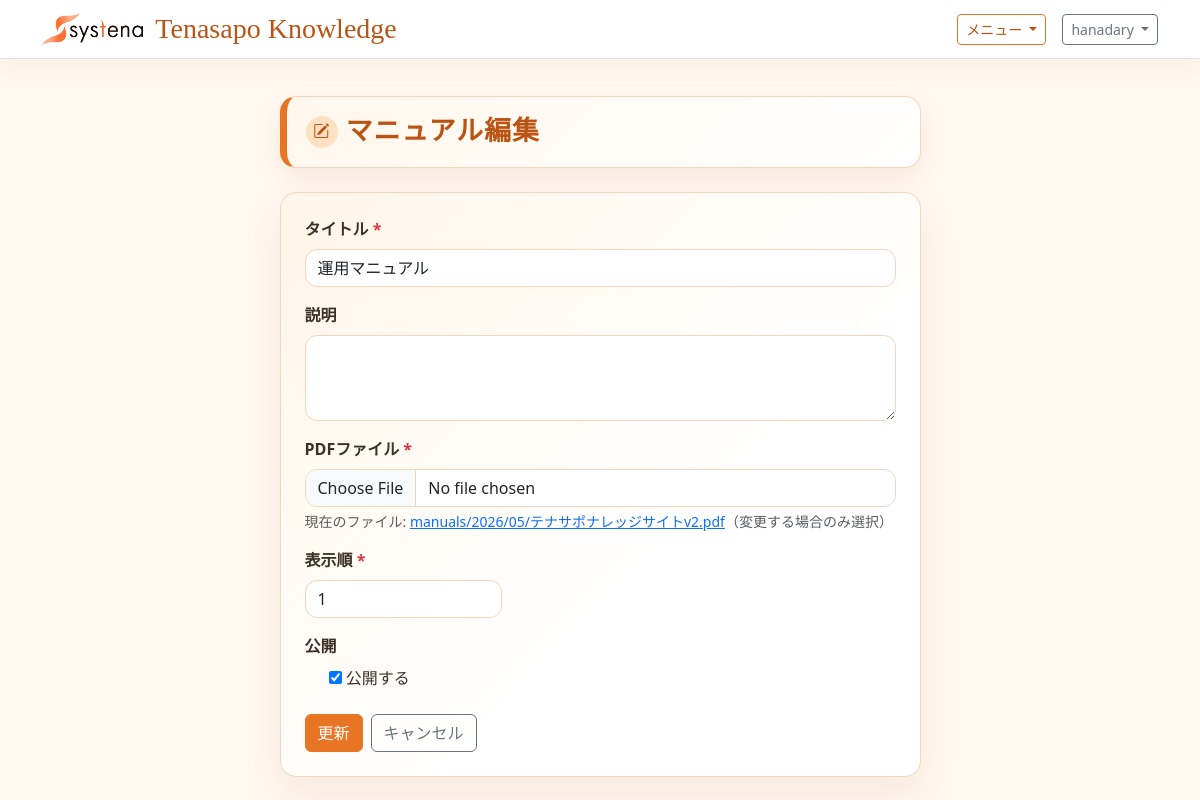
The app's page /manuals/1/edit/ (signed in) with its own data.
### tenasapo_knowledge/models.py (models this page shows, shortened)
class Manual(models.Model):
    title = models.CharField('タイトル', max_length=200)
    description = models.TextField('説明', blank=True)
    pdf_file = models.FileField('PDFファイル', upload_to='manuals/%Y/%m/')
    is_published = models.BooleanField('公開', default=True)
    order = models.PositiveIntegerField('表示順', default=0)
    created_by = models.ForeignKey(
        settings.AUTH_USER_MODEL,
        on_delete=models.SET_NULL,
        null=True,
        blank=True,
        related_name='created_manuals',
        verbose_name='作成者',
    )
    created_at = models.DateTimeField('作成日時', auto_now_add=True)
    updated_at = models.DateTimeField('更新日時', auto_now=True)
    class Meta:
        verbose_name = 'マニュアル'
        verbose_name_plural = 'マニュアル'
        ordering = ['order', '-created_at']

### tenasapo_knowledge/views.py (the view, shortened to what this page needs)
# urls.py: path('manuals/<int:pk>/edit/', tk_views.ManualUpdateView.as_view(), name='manual_edit_root'),
class ManualUpdateView(StaffRequiredMixin, FormView):
    template_name = 'tenasapo_knowledge/manual_form.html'
    form_class = ManualForm
    success_url = reverse_lazy('manual_list')
    def dispatch(self, request, *args, **kwargs):
        self.manual = get_object_or_404(Manual, pk=kwargs['pk'])
        return super().dispatch(request, *args, **kwargs)
    def get_form_kwargs(self):
        kwargs = super().get_form_kwargs()
        kwargs['instance'] = self.manual
        return kwargs
    def get_context_data(self, **kwargs):
        context = super().get_context_data(**kwargs)
        context['form_title'] = 'マニュアル編集'
        context['submit_label'] = '更新'
        context['manual'] = self.manual
        return context

### tenasapo_knowledge/forms.py (shortened to what this page needs)
class ManualForm(forms.ModelForm):
    class Meta:
        model = Manual
        fields = ('title', 'description', 'pdf_file', 'order', 'is_published')
        labels = {
            'title': 'タイトル',
            'description': '説明',
            'pdf_file': 'PDFファイル',
            'order': '表示順',
            'is_published': '公開',
        }
        widgets = {
            'description': forms.Textarea(attrs={'rows': 3}),
        }

### tenasapo_knowledge/views.py (called while the page is built)
    def test_func(self):
        user = self.request.user
        return user.is_authenticated and (user.is_staff or user.is_superuser)

### tenasapo_knowledge/templates/tenasapo_knowledge/manual_form.html (shortened to what this page needs)
{% extends "base.html" %}
{% block content %}
<div class="row justify-content-center">
    <div class="col-lg-7">
        <div class="page-title-panel mb-4">
            <h1 class="page-title-main d-flex align-items-center gap-2">
                <span class="page-title-icon"><i class="bi bi-pencil-square"></i></span>{{ form_title }}
            </h1>
        </div>
        <div class="home-panel p-4">
            <form method="post" enctype="multipart/form-data" novalidate>
                {% for field in form %}
                <div class="mb-3">
                    <label for="{{ field.id_for_label }}" class="form-label fw-semibold">
                        {{ field.label }}
                        {% if field.field.required %}<span class="text-danger">*</span>{% endif %}
                    </label>
                    {% if field.name == 'is_published' %}
                        <div class="form-check">
                            {{ field }}
                            <label class="form-check-label" for="{{ field.id_for_label }}">公開する</label>
                        </div>
                    {% elif field.name == 'pdf_file' %}
                        <input type="file" name="{{ field.html_name }}" id="{{ field.id_for_label }}"
                               accept=".pdf" class="form-control {% if field.errors %}is-invalid{% endif %}">
                        {% if manual and manual.pdf_file %}
                            <div class="form-text">現在のファイル: <a href="{{ manual.pdf_file.url }}" target="_blank">{{ manual.pdf_file.name }}</a>（変更する場合のみ選択）</div>
                        {% endif %}
                    {% else %}
                        <div class="{% if field.name == 'order' %}col-md-4{% endif %}">
                            {{ field }}
                        </div>
                    {% endif %}
                </div>
                {% endfor %}
                <div class="d-flex gap-2 mt-4">
                    <button type="submit" class="btn btn-primary">{{ submit_label }}</button>
                    <a href="{% url 'manual_list' %}" class="btn btn-outline-secondary">キャンセル</a>
                </div>
            </form>
        </div>
    </div>
</div>
{% endblock %}

### templates/base.html (shortened to what this page needs)
{% load static %}
<!doctype html>
<html lang="ja">
<head>
    <link href="https://cdn.jsdelivr.net/npm/bootstrap@5.3.3/dist/css/bootstrap.min.css" rel="stylesheet">
    <link href="https://cdn.jsdelivr.net/npm/bootstrap-icons@1.11.3/font/bootstrap-icons.min.css" rel="stylesheet">
</head>
<body>
    <nav class="navbar navbar-expand-lg border-bottom fixed-top">
        <div class="container">
            <a class="navbar-brand brand-title" href="{% url 'home' %}">
                <img class="brand-logo" src="{% static 'systena_logo.png' %}" alt="Systena">
                <span>Tenasapo Knowledge</span>
            </a>
            {% if user.is_authenticated %}
                <div class="d-flex align-items-center gap-3">
                    <div class="dropdown">
                        <button class="btn btn-outline-primary btn-sm dropdown-toggle" type="button" data-bs-toggle="dropdown" aria-expanded="false">
                            メニュー
                        </button>
                    </div>
                    <div class="dropdown">
                        <button class="btn btn-outline-secondary btn-sm dropdown-toggle" type="button" data-bs-toggle="dropdown" aria-expanded="false">
                            {{ user.get_username }}
                        </button>
                    </div>
                </div>
            {% endif %}
        </div>
    </nav>
    <main class="container py-4">
        {% block content %}{% endblock %}
    </main>
</body>
</html>

### templates/base.html (style rules this page uses)
:root { --tk-bg: #fff8f1; --tk-surface: #ffffff; --tk-surface-warm: #fff1df; --tk-primary: #e87524; --tk-primary-dark: #b95414; --tk-primary-soft: #ffe1c2; --tk-text: #3b3129; --tk-muted: #826f61; --tk-border: #f1d7bd; }
body { background: var(--tk-bg); color: var(--tk-text); font-family: "Yu Gothic", "Hiragino Maru Gothic ProN", "Meiryo", system-ui, sans-serif; padding-top: 4.5rem; }
.navbar { background: rgba(255, 255, 255, 0.94); border-color: var(--tk-border); box-shadow: 0 8px 24px rgba(184, 112, 39, 0.08); backdrop-filter: blur(8px); }
.brand-title { display: inline-flex; align-items: center; gap: 0.75rem; font-family: "Brush Script MT", "Segoe Script", "Lucida Handwriting", cursive; font-size: 1.75rem; font-weight: 400; letter-spacing: 0; line-height: 1; color: var(--tk-primary-dark); }
.brand-logo { display: block; width: auto; height: 2rem; object-fit: contain; }
.btn-primary { --bs-btn-bg: var(--tk-primary); --bs-btn-border-color: var(--tk-primary); --bs-btn-hover-bg: var(--tk-primary-dark); --bs-btn-hover-border-color: var(--tk-primary-dark); --bs-btn-active-bg: var(--tk-primary-dark); --bs-btn-active-border-color: var(--tk-primary-dark); }
.btn-outline-primary { --bs-btn-color: var(--tk-primary-dark); --bs-btn-border-color: var(--tk-primary); --bs-btn-hover-bg: var(--tk-primary); --bs-btn-hover-border-color: var(--tk-primary); --bs-btn-active-bg: var(--tk-primary-dark); --bs-btn-active-border-color: var(--tk-primary-dark); }
.form-control, .form-select { border-color: var(--tk-border); border-radius: 0.75rem; }
.home-panel { background: linear-gradient(135deg, #fff5e8 0%, #ffffff 62%); border: 1px solid var(--tk-border); border-radius: 1rem; box-shadow: 0 18px 38px rgba(184, 112, 39, 0.11); }
.page-title-panel { background: linear-gradient(135deg, #fff7ec 0%, #ffffff 100%); border: 1px solid var(--tk-border); border-left: 0.45rem solid var(--tk-primary); border-radius: 1rem; box-shadow: 0 10px 24px rgba(184, 112, 39, 0.1); padding: 1rem 1.2rem; }
.page-title-main { color: var(--tk-primary-dark); font-family: "Zen Maru Gothic", "Hiragino Maru Gothic ProN", "Rounded Mplus 1c", "BIZ UDPGothic", sans-serif; font-size: clamp(1.2rem, 1rem + 0.9vw, 1.7rem); font-weight: 700; letter-spacing: 0.04em; margin: 0; line-height: 1.4; }
.page-title-icon { display: inline-flex; align-items: center; justify-content: center; width: 2rem; height: 2rem; background: var(--tk-primary-soft); border-radius: 50%; font-size: 1rem; color: var(--tk-primary-dark); flex-shrink: 0; }

### records on screen
Manual: form "運用マニュアル" "1", pdf_file.name "manuals/2026/05/テナサポナレッジサイトv2.pdf", form "☑"

### other values on screen
{{ user.get_username }} "hanadary"
{{ field.label }} "タイトル" "説明" "PDFファイル" "表示順" "公開"
{{ submit_label }} "更新"
